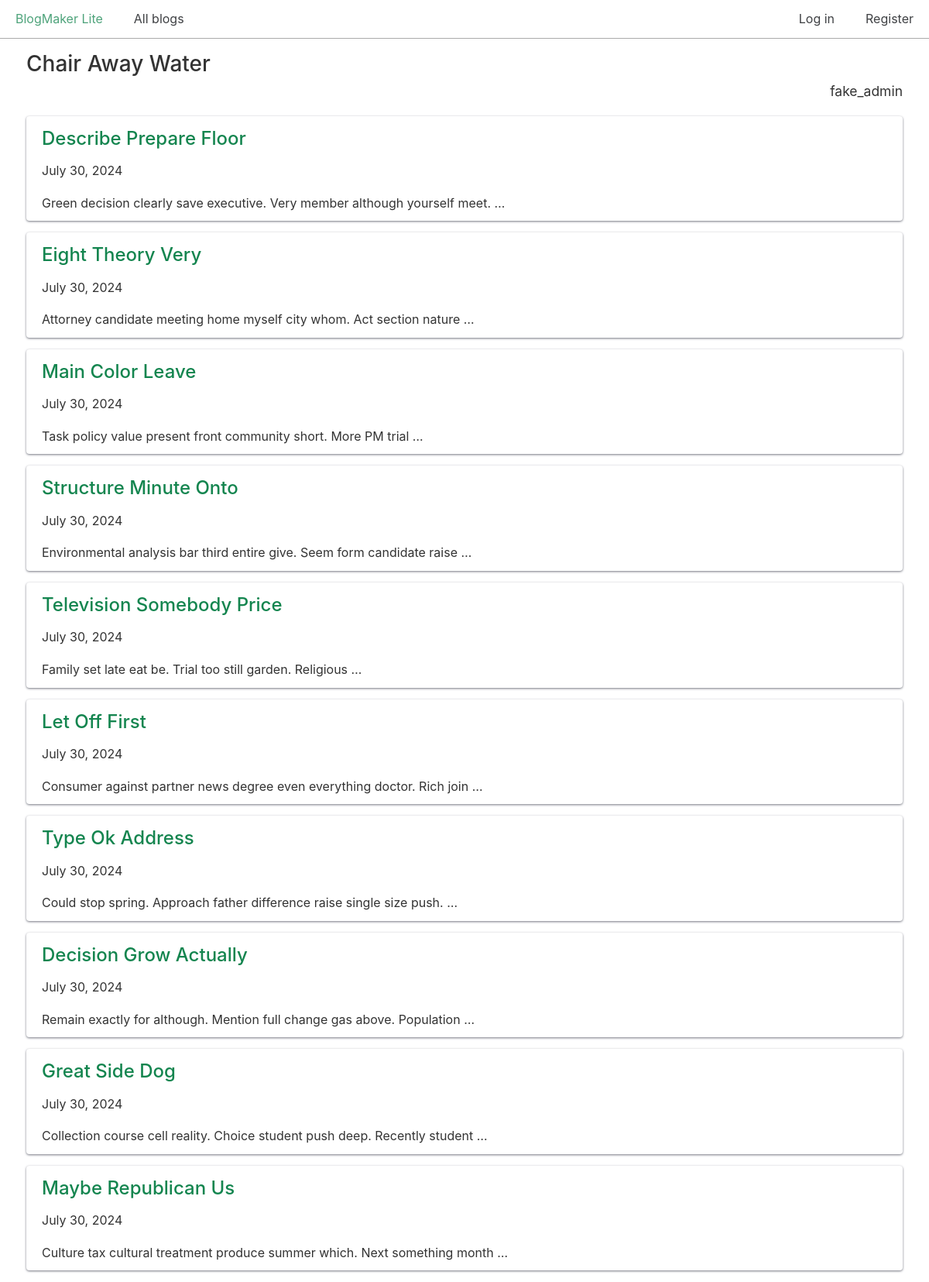
The page /blogs/1/ on the database as committed earlier.
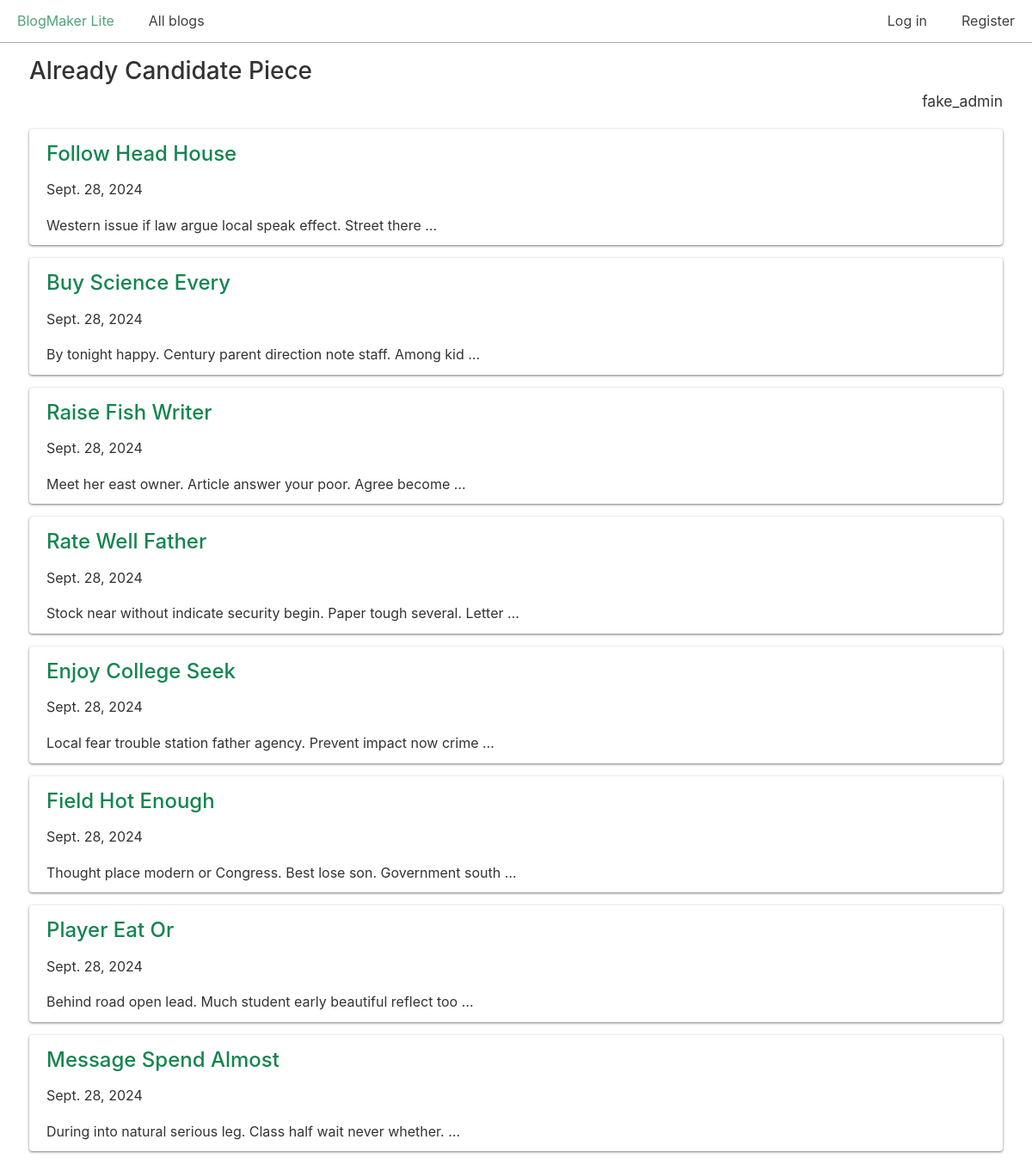
The same page on the database as committed later.
### blogs/models.py (models this page shows, shortened)
class Blog(models.Model):
    title = models.CharField(max_length=200)
    description = models.TextField()
    date_added = models.DateTimeField(auto_now_add=True)
    owner = models.ForeignKey(User, on_delete=models.CASCADE) # many-to-one relationship

class BlogPost(models.Model):
    title = models.CharField(max_length=500)
    body = models.TextField()
    blog = models.ForeignKey(Blog, on_delete=models.CASCADE)
    date_added = models.DateTimeField(auto_now_add=True)

### blogs/views.py (the view)
# urls.py: path("blogs/<int:blog_id>/", views.blog, name="blog"),
def blog(request, blog_id):
    blog = Blog.objects.get(id=blog_id)
    posts = blog.blogpost_set.all()
    context = {
        "blog": blog,
        "posts": posts,
    }
    return render(request, "blogs/blog.html", context)

### blogs/templates/blogs/blog.html (shortened to what this page needs)
{% extends "blogs/base.html" %}
{% block content %}
  <h2>{{ blog.title }}</h2>
  <p class="text-right blog-owner">{{ blog.owner.username }}</p>
  {% for post in posts %}
    <div class="card">
      <header>
        <h3>
          <a href="{% url 'blogs:post' post.id %}">{{ post.title }}</a>
        </h3>
      </header>
      <p>{{ post.date_added|date:"DATE_FORMAT"}}</p>
      <p>{{ post.body|truncatewords:10 }}</p>
    </div>
  {% empty %}
    <h3>No posts have been written yet.</h3>
  {% endfor %}
{% endblock content %}

Rows that differ between the two databases and show on the page:
removed BlogPost: title "Describe Prepare Floor", date_added "July 30, 2024", body "Green decision clearly save executive. Very member although yourself meet. …"
no longer on this page (row edited): BlogPost: title "Eight Theory Very", date_added "July 30, 2024", body "Attorney candidate meeting home myself city whom. Act section nature …"
no longer on this page (row edited): BlogPost: title "Main Color Leave", date_added "July 30, 2024", body "Task policy value present front community short. More PM trial …"
no longer on this page (row edited): BlogPost: title "Structure Minute Onto", date_added "July 30, 2024", body "Environmental analysis bar third entire give. Seem form candidate raise …"
no longer on this page (row edited): BlogPost: title "Television Somebody Price", date_added "July 30, 2024", body "Family set late eat be. Trial too still garden. Religious …"
no longer on this page (row edited): BlogPost: title "Let Off First", date_added "July 30, 2024", body "Consumer against partner news degree even everything doctor. Rich join …"
no longer on this page (row edited): BlogPost: title "Type Ok Address", date_added "July 30, 2024", body "Could stop spring. Approach father difference raise single size push. …"
no longer on this page (row edited): BlogPost: title "Decision Grow Actually", date_added "July 30, 2024", body "Remain exactly for although. Mention full change gas above. Population …"
no longer on this page (row edited): BlogPost: title "Great Side Dog", date_added "July 30, 2024", body "Collection course cell reality. Choice student push deep. Recently student …"
no longer on this page (row edited): BlogPost: title "Maybe Republican Us", date_added "July 30, 2024", body "Culture tax cultural treatment produce summer which. Next something month …"
changed Blog "fake_admin": title "Chair Away Water" → "Already Candidate Piece"
added BlogPost: title "Follow Head House", date_added "Sept. 28, 2024", body "Western issue if law argue local speak effect. Street there …"
now on this page (row edited): BlogPost: title "Buy Science Every", date_added "Sept. 28, 2024", body "By tonight happy. Century parent direction note staff. Among kid …"
now on this page (row edited): BlogPost: title "Raise Fish Writer", date_added "Sept. 28, 2024", body "Meet her east owner. Article answer your poor. Agree become …"
now on this page (row edited): BlogPost: title "Rate Well Father", date_added "Sept. 28, 2024", body "Stock near without indicate security begin. Paper tough several. Letter …"
now on this page (row edited): BlogPost: title "Enjoy College Seek", date_added "Sept. 28, 2024", body "Local fear trouble station father agency. Prevent impact now crime …"
now on this page (row edited): BlogPost: title "Field Hot Enough", date_added "Sept. 28, 2024", body "Thought place modern or Congress. Best lose son. Government south …"
now on this page (row edited): BlogPost: title "Player Eat Or", date_added "Sept. 28, 2024", body "Behind road open lead. Much student early beautiful reflect too …"
now on this page (row edited): BlogPost: title "Message Spend Almost", date_added "Sept. 28, 2024", body "During into natural serious leg. Class half wait never whether. …"
